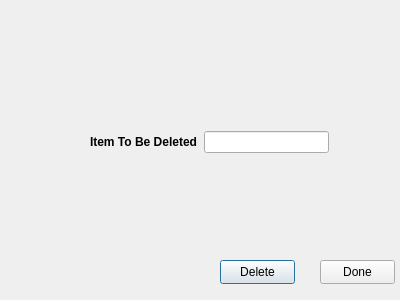
<?xml version="1.0" encoding="UTF-8"?>
<ui version="4.0">
 <class>deleteItem</class>
 <widget class="QDialog" name="deleteItem">
  <property name="geometry">
   <rect>
    <x>0</x>
    <y>0</y>
    <width>400</width>
    <height>300</height>
   </rect>
  </property>
  <property name="windowTitle">
   <string>Dialog</string>
  </property>
  <widget class="QPushButton" name="pushButton">
   <property name="geometry">
    <rect>
     <x>220</x>
     <y>260</y>
     <width>75</width>
     <height>24</height>
    </rect>
   </property>
   <property name="text">
    <string>Delete</string>
   </property>
  </widget>
  <widget class="QPushButton" name="pushButton_2">
   <property name="geometry">
    <rect>
     <x>320</x>
     <y>260</y>
     <width>75</width>
     <height>24</height>
    </rect>
   </property>
   <property name="text">
    <string>Done</string>
   </property>
  </widget>
  <widget class="QWidget" name="">
   <property name="geometry">
    <rect>
     <x>90</x>
     <y>130</y>
     <width>239</width>
     <height>24</height>
    </rect>
   </property>
   <layout class="QHBoxLayout" name="horizontalLayout">
    <item>
     <widget class="QLabel" name="label">
      <property name="font">
       <font>
        <bold>true</bold>
       </font>
      </property>
      <property name="text">
       <string>Item To Be Deleted</string>
      </property>
     </widget>
    </item>
    <item>
     <widget class="QLineEdit" name="deleteItemEdit"/>
    </item>
   </layout>
  </widget>
 </widget>
 <resources/>
 <connections>
  <connection>
   <sender>pushButton_2</sender>
   <signal>clicked()</signal>
   <receiver>deleteItem</receiver>
   <slot>close()</slot>
   <hints>
    <hint type="sourcelabel">
     <x>351</x>
     <y>272</y>
    </hint>
    <hint type="destinationlabel">
     <x>361</x>
     <y>285</y>
    </hint>
   </hints>
  </connection>
 </connections>
</ui>
